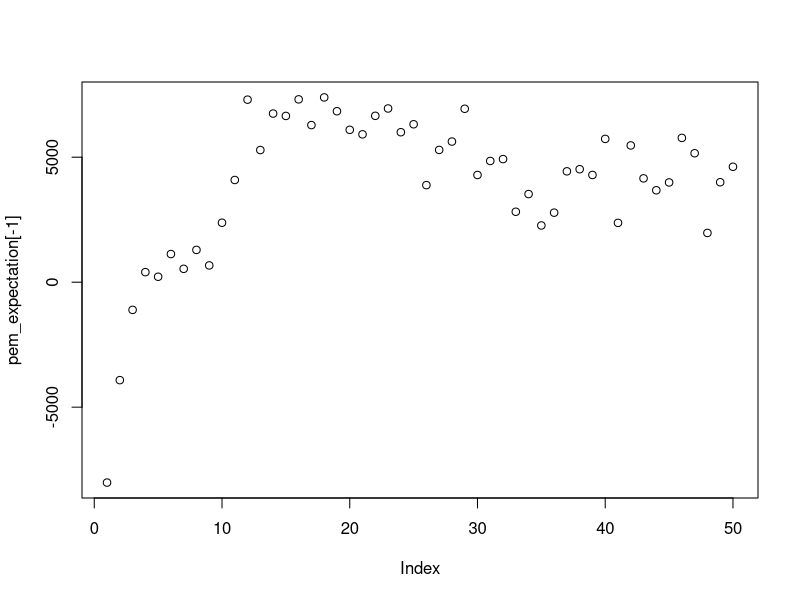

Write the R code that produced this figure.
### Functions may be used in the simulation
library(MASS)
set.seed(123)
## To calculate A in article
A <- function(lambda, psi) {
  # Input: lambda: loading matrix of size p*k we have now
  #        psi: the variance matrix of size p*p of common factor we have now
  # Output: A 
  inv_mat <- ginv(lambda %*% t(lambda) + psi)
  result <- t(lambda) %*% inv_mat
  return(result)
}

B <- function(lambda, psi) {
  # Input: lambda: loading matrix of size p*k we have now
  #        psi: the variance matrix of size p*p of common factor we have now
  # Output: B
  k <- ncol(lambda)
  inv_mat <- ginv(lambda %*% t(lambda) + psi)
  result <- diag(rep(1, k)) - t(lambda) %*% inv_mat %*% lambda
  return(result)
}



psi_update <- function(lambda,psi,Y,j){
  # Input: lambda: loading matrix of size p*k we have now
  #        psi: the variance matrix of size p*p of common factor we have now
  #        Y: the response matrix of size n*p
  #        j: the element in (j,j) entry of matrix psi to update
  # Output: Updated psi[j,j]
  
  n <- nrow(Y)
  mat_A <- A(lambda,psi)
  mat_B <- B(lambda, psi)
  lambda_j <- lambda[j,,drop=FALSE]
  
  # Start calculating
  first_term <- (1/n) * sum(Y[,j]*Y[,j])
  second_term <- -(2/n) * lambda_j %*% as.matrix(rowSums(tcrossprod(mat_A,Y) 
                                                        %*% Y[,j, drop=FALSE]),ncol=1)
  third_term <- (1/n) * lambda_j %*% (n * mat_B + tcrossprod(mat_A,Y) 
                                      %*% tcrossprod(Y , mat_A)) %*% t(lambda_j)
  return(first_term + second_term + third_term)
}

psi_valid <- function(lambda,psi,Y){
  # Input: lambda: loading matrix of size p*k we have now
  #        psi: the variance matrix of size p*p of common factor we have now
  #        Y: the response matrix of size n*p
  # Output: True if psi is good to iterate (i.e in the concave region), False otherwise
  
  n <- nrow(Y)
  p <- ncol(Y)
  mat_A <- A(lambda,psi)
  mat_B <- B(lambda, psi)
  constraint <- numeric(length=p)
  for (j in 1:p){
    lambda_j <- lambda[j,,drop=FALSE]
  
  # Start calculating
  first_term <- (2/n) * sum(Y[,j]*Y[,j])
  second_term <- -(4/n) * lambda_j %*% as.matrix(rowSums(tcrossprod(mat_A,Y) 
                                                        %*% Y[,j, drop=FALSE]),ncol=1)
  third_term <- (2/n) * lambda_j %*% (n * mat_B + tcrossprod(mat_A,Y) 
                                      %*% tcrossprod(Y , mat_A)) %*% t(lambda_j)
  constraint[j]<- first_term + second_term + third_term
  }
  
  return(diag(psi)<=constraint)
}

pem_E <- function(lambda,psi,Y,rho){
  Out <- npem_E(lambda,psi,Y)-1/2*rho*sum(abs(lambda))
  return(Out)
}



npem_E <- function(lambda,psi,Y){
  # Input: lambda: loading matrix of size p*k we have now
  #        psi: the variance matrix of size p*p of common factor we have now
  #        Y: the response matrix of size n*p
  # Output: non-penalized expectation (ignore the constant)
  
  n <- nrow(Y)
  p <- nrow(lambda)
  
  # Precompute A and B
  mat_A <- A(lambda, psi)
  mat_B <- B(lambda, psi)
  
  # first term of expectation
  first_term <- -(n/2) * sum(log(diag(psi)))
  
  # second term of expectation
  second_term <- 0
  for (i in 1:n){
    for (j in 1:p){
      yij <- Y[i,j]
      lambda_j <- t(as.matrix(lambda[j,]))
      Y_i <- t(as.matrix(Y[i,]))
      second_term <- second_term 
      + (yij^2 - 2 * yij * lambda_j %*% mat_A %*% t(Y_i))/psi[j,j]
    }
    
  }
  second_term <- -1/2 * second_term
  
  # third term of expectation
  third_term <- 0
  for (i in 1:n){
    for (j in 1:p){
      Y_i <- t(as.matrix(Y[i,]))
      lambda_j <- t(as.matrix(lambda[j,]))
      third_term <- third_term 
      + (lambda_j %*% (mat_B + mat_A %*% t(Y_i) %*% Y_i %*% t(mat_A)) %*% t(lambda_j))/psi[j,j]
    }
  }
  third_term <- -1/2 * third_term
  
  return(first_term + second_term + third_term)
}


subgradient <- function(lambda,psi,Y,epsilon,j,rho){
  ### to find the subgradient
  n <- nrow(Y)
  mat_A <- A(lambda,psi)
  mat_B <- B(lambda,psi)
  lambda_j <- lambda[j, , drop = FALSE]
  first_term <- - as.matrix(rowSums(tcrossprod(mat_A,Y)%*%Y[,j, drop = FALSE]*2/psi[j,j]),ncol=1) 
  
  second_term <- 2 * ( n * mat_B + tcrossprod(mat_A,Y) %*% tcrossprod(Y,mat_A)) %*% t(lambda[j, ,drop= FALSE ]) /psi[j,j]
  third_term <- rho * sign(t(lambda_j)) 
  return(first_term+second_term+third_term)
}

 


subg_method <- function(lambda,psi,Y,epsilon,j,rho){
  ### Input:  lambda: loading matrix
  ###         psi: the variance matrix of size p*p of common factor we have now
  ###         Y: response 
  ###         epsilon: the torlance for the subgradient method regarded as convergent
  ###         j: the j-th row we want to update
  ###         rho: the penalization parameter
  ### Output: the j-th row after updating
  n <- nrow(Y)
  mat_A <- A(lambda,psi)
  mat_B <- B(lambda,psi)
  lambda_j_old <- lambda[j, ,drop= FALSE]
  error <- 10000
  iteration <- 0
  
  while(error>epsilon && iteration < 30){
    subg <- subgradient(lambda,psi,Y,epsilon,j,rho)
    t <- 1/ ((iteration + 1)*norm(subg,type='2'))# step size
    lambda_j_new <- lambda_j_old - t * t(subg)
    iteration <- iteration + 1
    error <- norm(lambda_j_new-lambda_j_old,type='2')
    lambda_j_old <- lambda_j_new
    iteration <- iteration + 1
  }
  return(lambda_j_old)
}


#####################################################
### Background settings
n <- 5000  # Size of observations
p <- 8     # Dimension of each observation
k <- 4     # Order of FA model (dimension of latent variables)

# Real parameters of the FA model
# Generate the loading matrix
sparsity_level <- 0.3  # The proportion of zero elements in the loading matrix
non_zeros <- round(k * p * (1 - sparsity_level))
poss_values_1 <- c(0.5, 0.6, 0.7, 0.8, 0.9, -0.5, -0.6, -0.7, -0.8, -0.9)
loading_position <- sample(k * p, non_zeros)
real_loading <- matrix(0, nrow = p, ncol = k)
real_loading[loading_position] <- sample(poss_values_1, non_zeros, replace = TRUE)

# Ensure no all-zero rows or columns
while (any(rowSums(real_loading) == 0) || any(colSums(real_loading) == 0)) {
  loading_position <- sample(k * p, non_zeros)
  real_loading <- matrix(0, nrow = p, ncol = k)
  real_loading[loading_position] <- sample(poss_values_1, non_zeros, replace = TRUE)
}

print(real_loading)

# Generate the real variance of the unique factors epsilon
poss_values_2 <- c(0.1, 0.2, 0.3, 0.4)
diagonal_values <- sample(poss_values_2, p, replace = TRUE)
real_psi <- diag(diagonal_values)

print(real_psi)

# Generate the factor matrix F, response matrix Y, and unique factor epsilon
F <- matrix(rnorm(n * k, mean = 0, sd = 1), nrow = n, ncol = k)
epsilon <- mvrnorm(n = n, mu = rep(0, p), Sigma = real_psi)
Y <- F %*% t(real_loading) + epsilon # generating Y directly??
#####################################################

rho <- 2 # penality parameter   #AIC / BIC 
## Set the initial guess
pem_initial_loading <- matrix(1, nrow=p, ncol=k)   # Take distinct initial values to see what happens
pem_initial_psi <- diag(rep(0.1,p))     # Take distinct initial values to see what happens

## End the iteration if the error between two steps is less than np_tolerance
## and regard as convergent
pem_tolerance <- 0.01 
n_max_iter <- 50
## Set the parameters for iteration
pem_step <- 0 # record the number of iterations
pem_loading_diff <- 1000 # Set a big difference in case smaller than tolerance at very beginning
pem_psi_diff <- 1000
pem_expectation <- numeric(length = n_max_iter) # Record expectations during iteration

# update iteratively
pem_loading_old <- pem_initial_loading
pem_psi_old <- pem_initial_psi

while(pem_loading_diff >= pem_tolerance){
  pem_step <- pem_step + 1
  pem_expectation[pem_step] <- pem_E(pem_loading_old,pem_psi_old,Y,rho)
  ## Update psi elementwisely
  psi_goodtoupdate <- psi_valid(pem_loading_old,pem_psi_old,Y)
  psi_update_position <- which(psi_goodtoupdate != 0)
  pem_psi_new <- matrix(0, nrow = p, ncol = p)
  for (j in 1:p){
    pem_psi_new[j,j] <- psi_update(pem_loading_old,pem_psi_old,Y,j)
  }
  
  ## Update loading matrix using current psi rowwisely
  
  pem_loading_new <- matrix(0, nrow = p, ncol = k)
  for (j in 1:p){
    pem_loading_new[j,] <- subg_method(pem_loading_old,pem_psi_new,Y,pem_tolerance,j,rho)
  }
  pem_loading_diff <- norm(pem_loading_new - pem_loading_old, type = 'F')
  
  ## Update parameters
  pem_psi_old <- pem_psi_new
  pem_loading_old <- pem_loading_new
  
  if (pem_step > n_max_iter){
    cat('Failed to converge!')
    break
  }
  
}
## final result of penalized EM algorithm
pem_loading <- pem_loading_new
pem_psi <- pem_psi_new
plot(pem_expectation[-1])  
